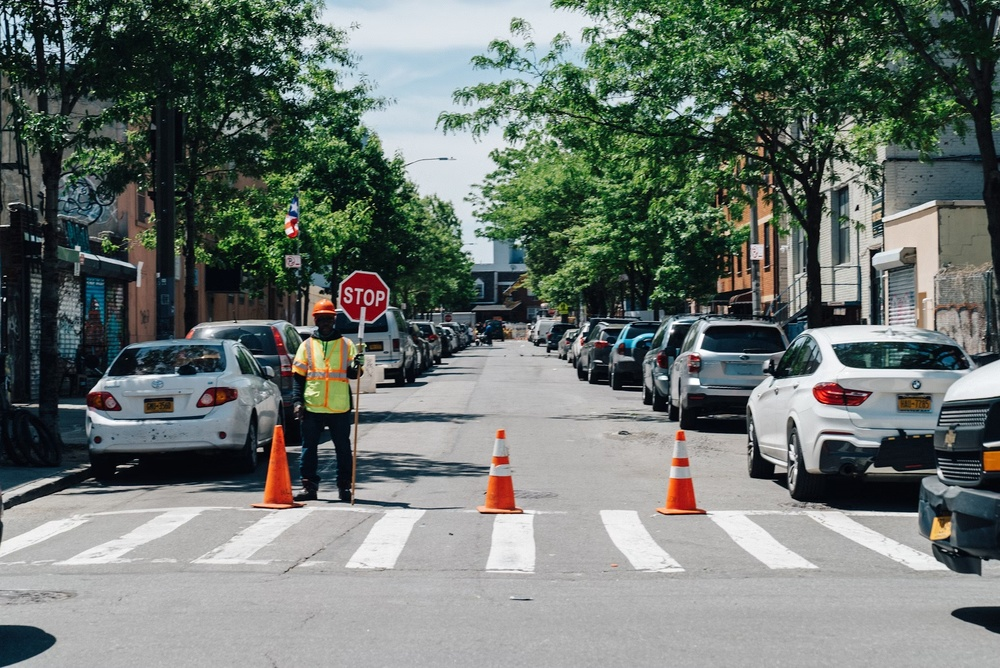
#> input picture stop_sign_dataset/photo-1558626219-fa0c107b5613.jpg, 1000 x 668 px, shrunk from 2069 x 1382 before the run; its folder holds only this picture in this run
$ python main.py
#> lines starting #> are read from the running program, lines starting #| are printed output that depends on the picture; after the words box and inside, x2 and y2 are one past the last pixel; in counts of white or black regions, pixels touching at a corner belong together
import cv2 as cv
import os

DATASET_FOLDER = 'stop_sign_dataset'

directory = os.listdir(DATASET_FOLDER)

image_paths = []
for file in directory:
    image_paths.append(os.path.join(DATASET_FOLDER, file))

cascade_stop_sign = cv.CascadeClassifier('cascade_stop_sign.xml')

def detect(image_path: str):
    image = cv.imread(image_path)
#> image is the input picture: shape (668, 1000, 3); mean B, G, R 111.3, 116.8, 108.2
    gray = cv.cvtColor(image, cv.COLOR_BGR2GRAY)
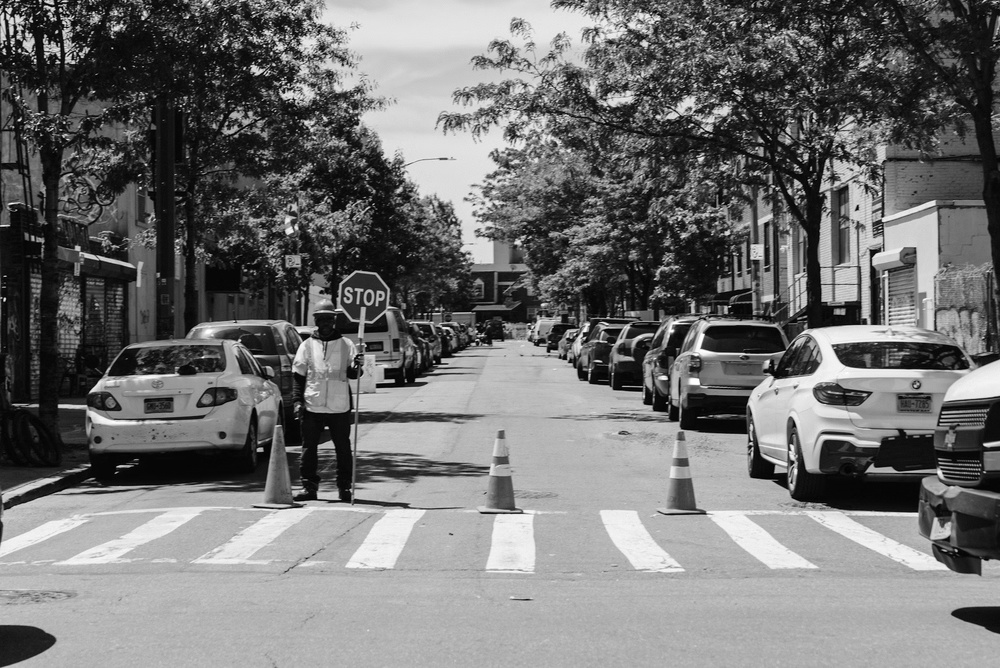
#> gray: shape (668, 1000); min 0, max 255, mean 113.6

    stop_signs = cascade_stop_sign.detectMultiScale(gray, 1.1, 20)
#> stop_signs = [[335, 268, 57, 57]]
    for (x, y, w, h) in stop_signs:
        cv.rectangle(image, (x, y), (x+w, y+h), (0, 255, 0), 2)
        cv.circle(image, (x + w//2, y + h//2), 5, (255, 0, 0), -1)
        print(f"center of stop sign: {x + w//2}, {y + h//2}")
#> this loop made 1 pass
#| center of stop sign: 363, 296
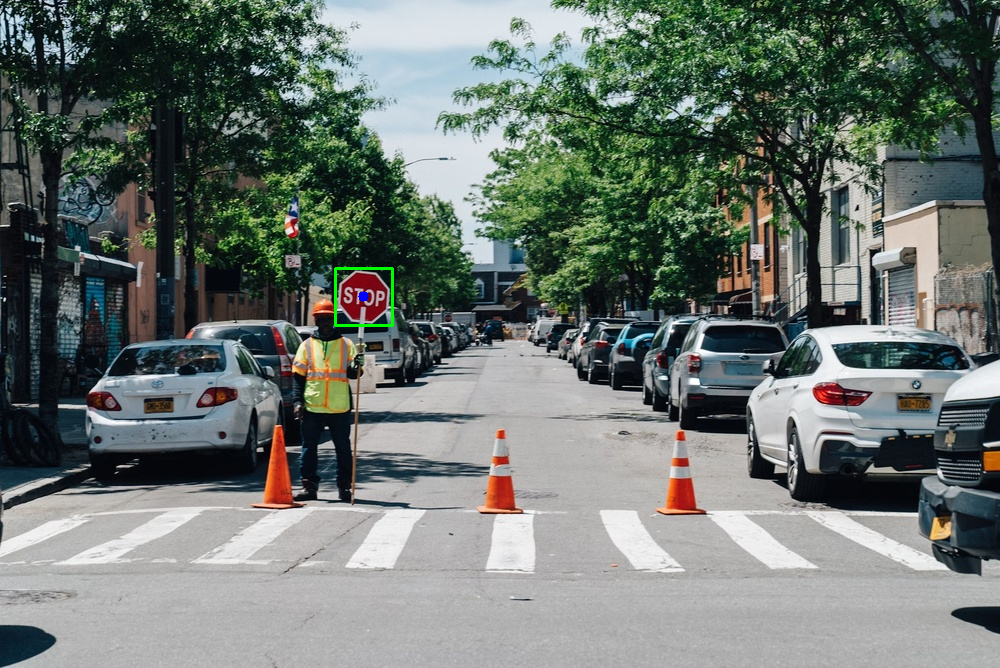
#> image: shape (668, 1000, 3); 0.11% of pixels changed, all inside (x1, y1, x2, y2) = (334, 267, 394, 327)
    cv.imwrite("./result/" + (image_path.split('/')[1]), image)

    cv.imshow('Image', image)
    cv.waitKey(0)

for image_path in image_paths:
    detect(image_path)

$ run again, on stop_sign_dataset/stop_sign.jpg
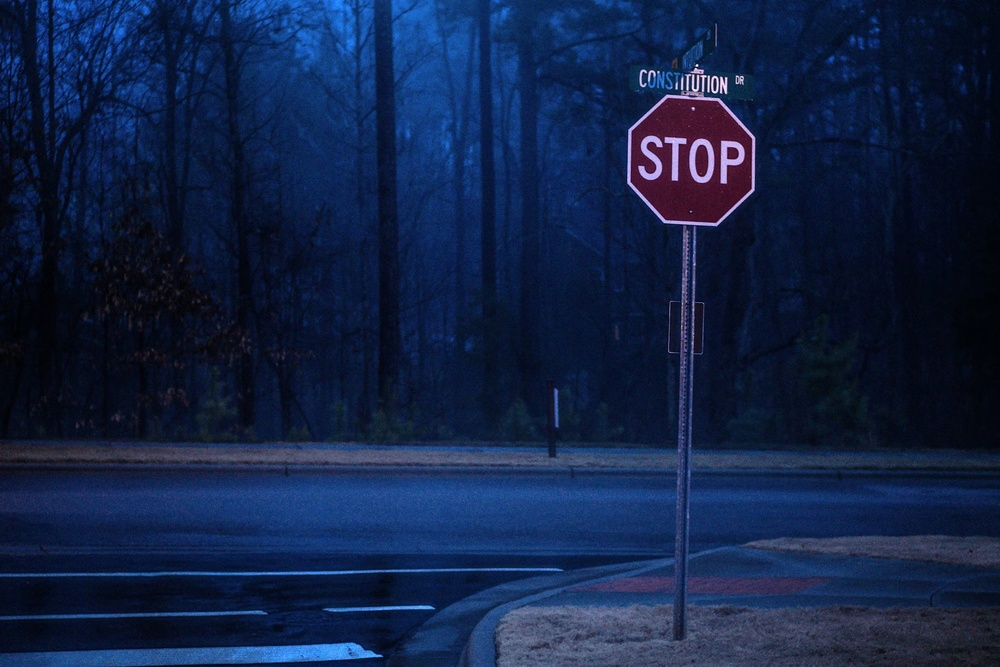
#> input picture stop_sign_dataset/stop_sign.jpg, 1000 x 667 px, shrunk from 2070 x 1380 before the run
#> in detect, image is the input picture: shape (667, 1000, 3); mean B, G, R 69.7, 33.9, 17.4
#> in detect, `gray = cv.cvtColor(image, cv.COLOR_BGR2GRAY)`:
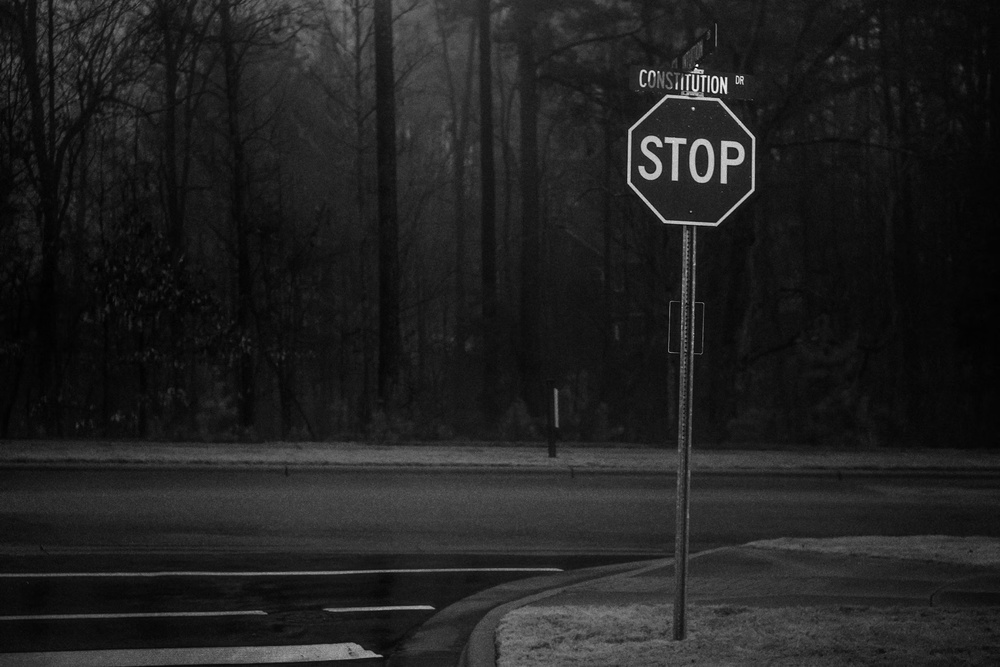
#> gray: shape (667, 1000); min 0, max 253, mean 33.1
#> stop_signs = [[622, 89, 144, 144]]
#> the loop in detect, `for (x, y, w, h) in stop_signs:` made 1 pass
#> (printed output is left out)
#> after the loop in detect, `for (x, y, w, h) in stop_signs:`:
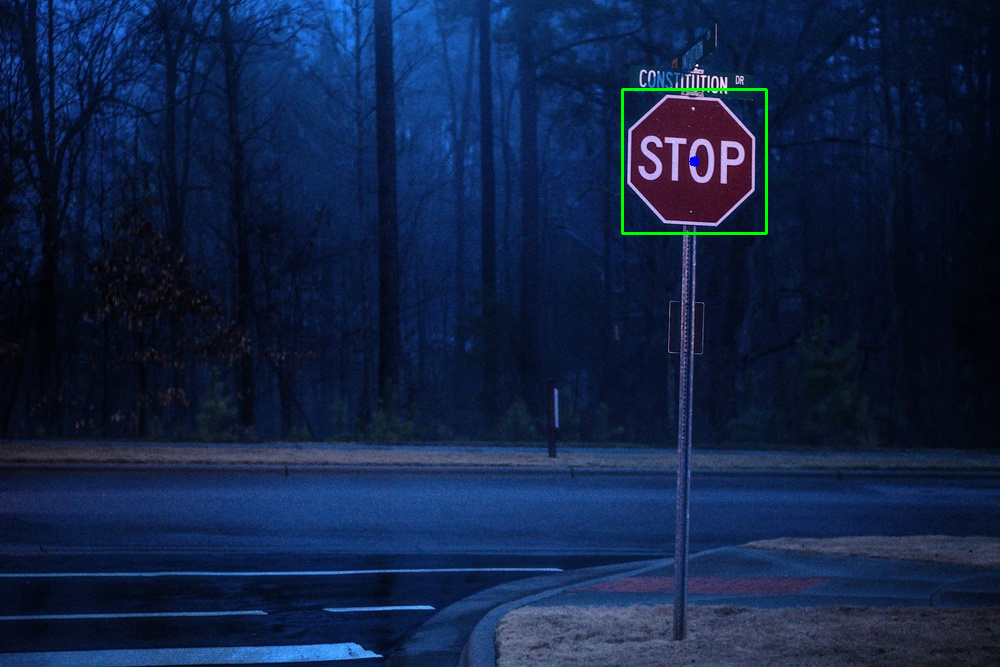
#> image: shape (667, 1000, 3); 0.27% of pixels changed, all inside (x1, y1, x2, y2) = (621, 88, 768, 235)

$ run again, on stop_sign_dataset/photo-1635481585588-2440d43b6747.jpg
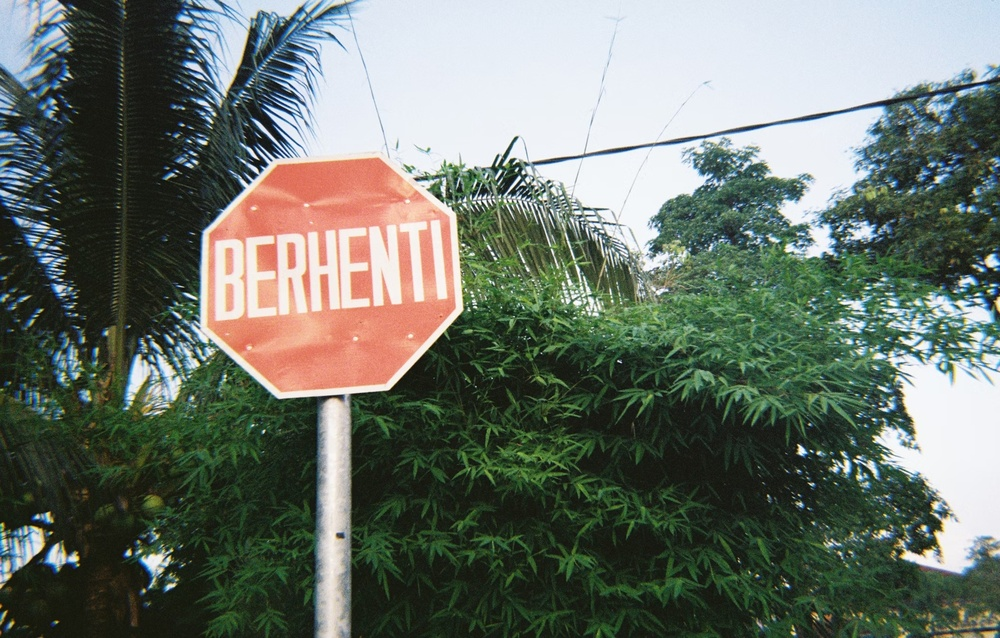
#> input picture stop_sign_dataset/photo-1635481585588-2440d43b6747.jpg, 1000 x 638 px, shrunk from 2109 x 1346 before the run
#> in detect, image is the input picture: shape (638, 1000, 3); mean B, G, R 105.7, 115.3, 106.8
#> in detect, `gray = cv.cvtColor(image, cv.COLOR_BGR2GRAY)`:
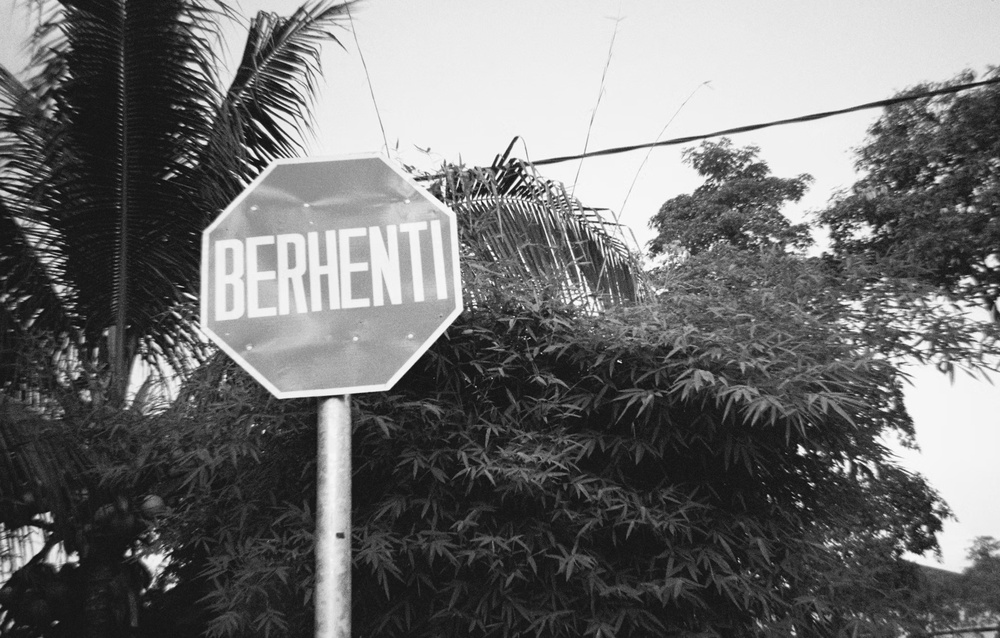
#> gray: shape (638, 1000); min 8, max 255, mean 111.6
#> stop_signs = ()

$ run again, on stop_sign_dataset/photo-1727156275339-aad186798856.jpg
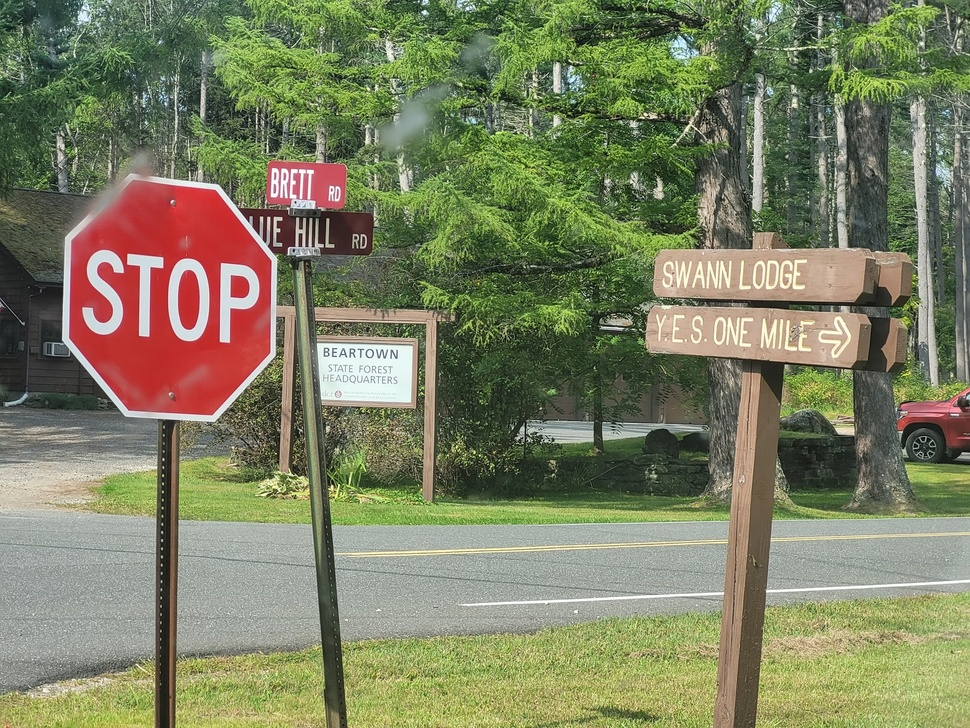
#> input picture stop_sign_dataset/photo-1727156275339-aad186798856.jpg, 970 x 728 px, shrunk from 1974 x 1481 before the run
#> in detect, image is the input picture: shape (728, 970, 3); mean B, G, R 97.3, 127.7, 124.7
#> in detect, `gray = cv.cvtColor(image, cv.COLOR_BGR2GRAY)`:
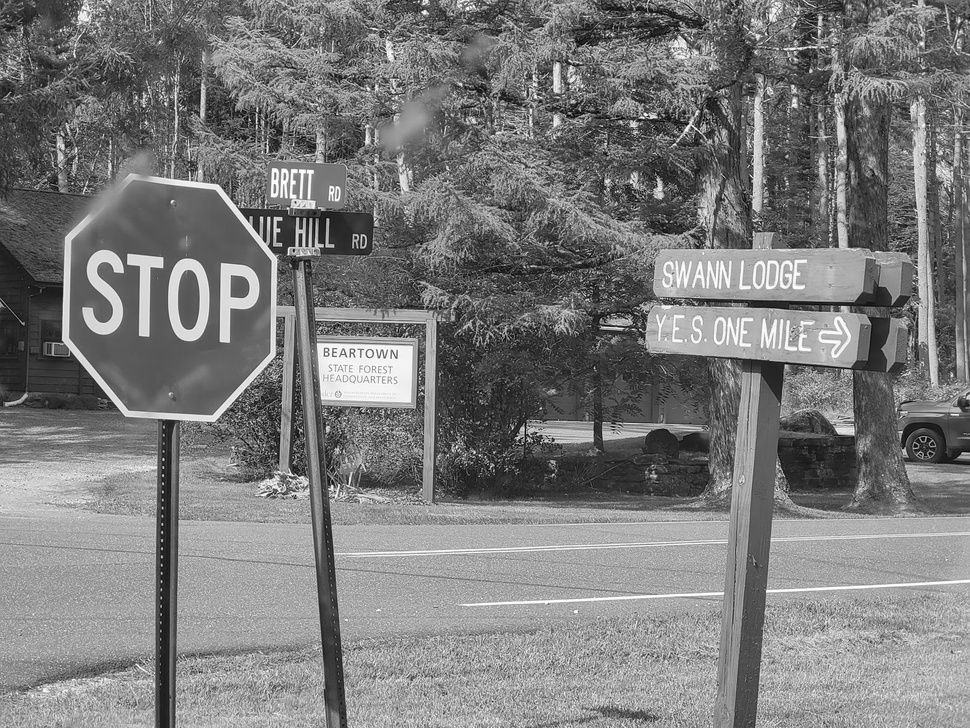
#> gray: shape (728, 970); min 1, max 255, mean 123.3
#> stop_signs = [[60, 184, 232, 232]]
#> the loop in detect, `for (x, y, w, h) in stop_signs:` made 1 pass
#> (printed output is left out)
#> after the loop in detect, `for (x, y, w, h) in stop_signs:`:
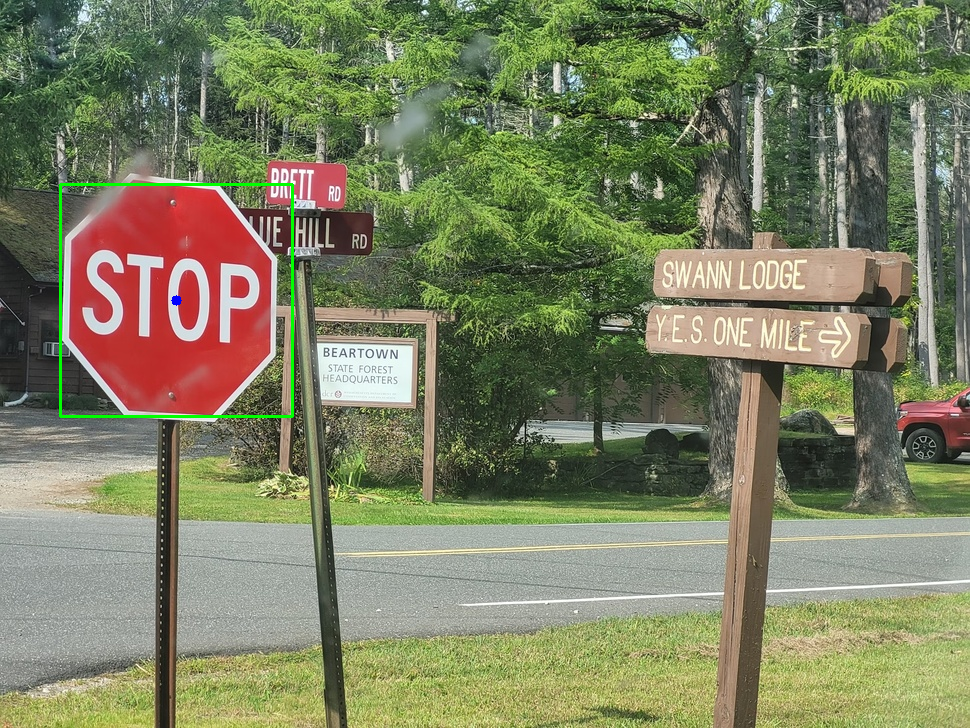
#> image: shape (728, 970, 3); 0.41% of pixels changed, all inside (x1, y1, x2, y2) = (59, 183, 294, 418)
